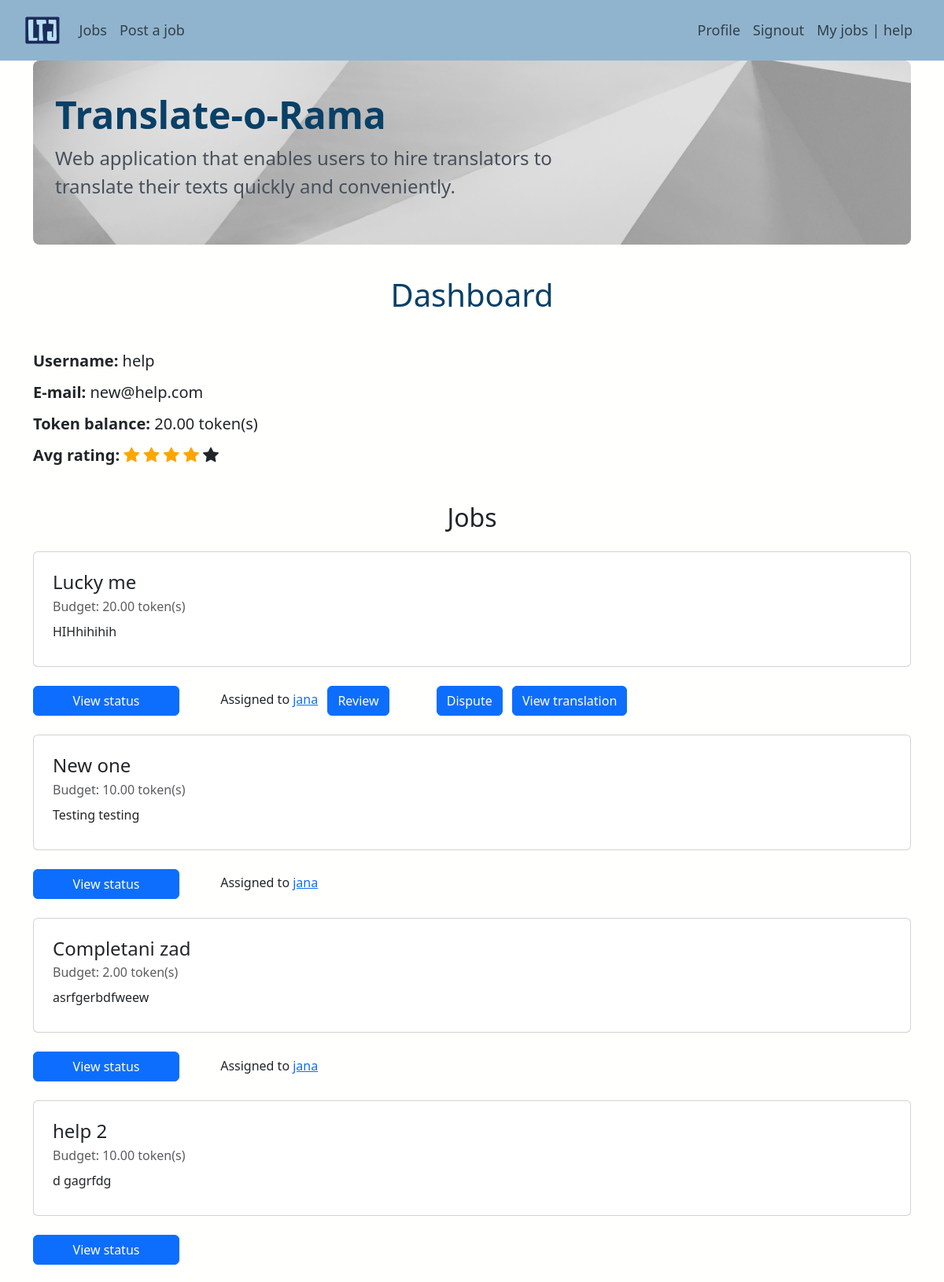
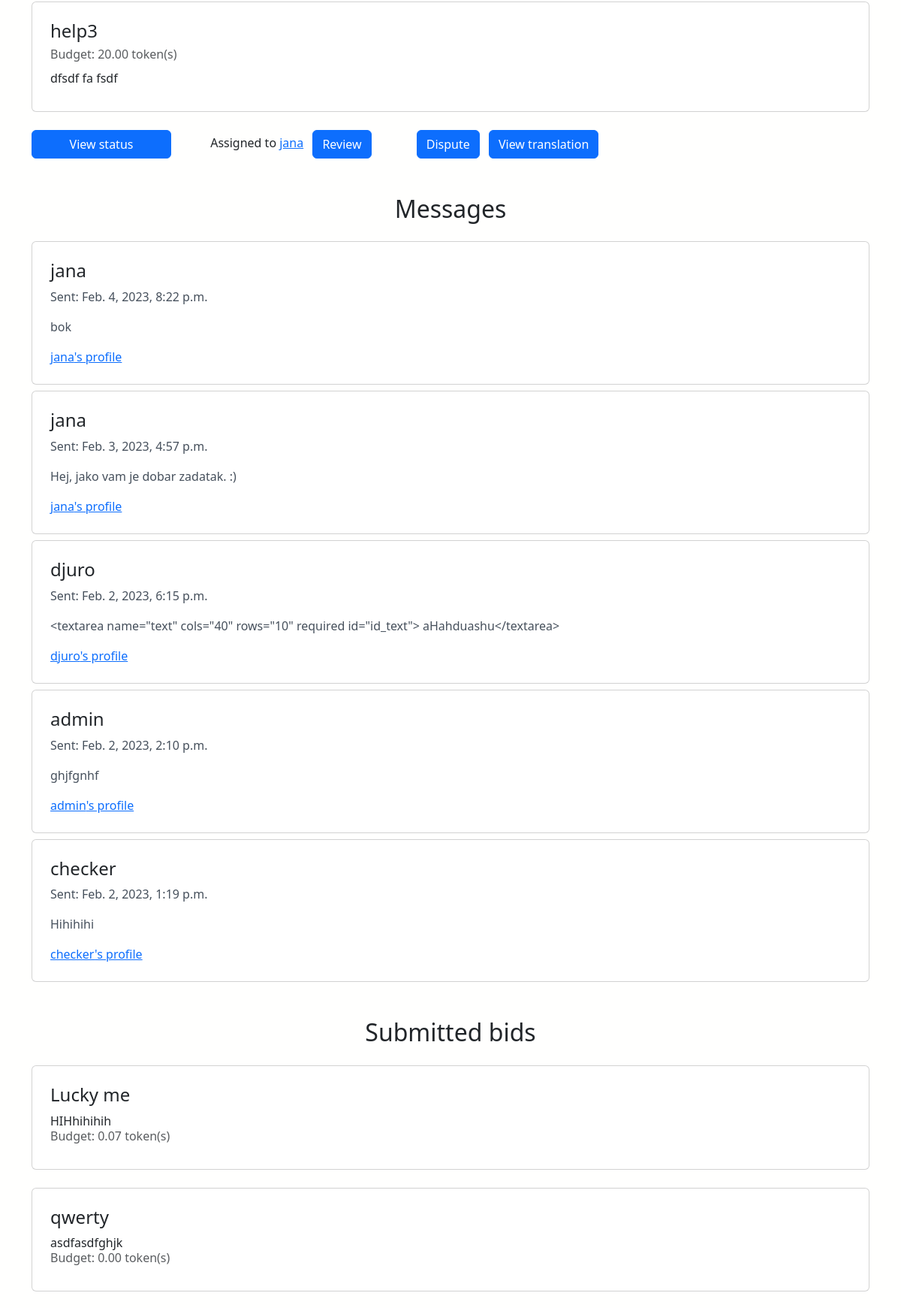
/dashboard (signed in, upper part), run on the app's committed database (2 pictures, top to bottom).
### app/models.py (models this page shows, shortened)
class UserProfile(models.Model):
    user = models.OneToOneField(User, on_delete=models.CASCADE)
    token_balance = models.DecimalField(default=0.0, max_digits=5, decimal_places=2)
    is_translator = models.BooleanField(default=False)
    def average_rating(self) -> float:
        return (
            Rating.objects.filter(translator=self.user).aggregate(Avg("rating"))[
                "rating__avg"
            ]
            or 0
        )

class Job(models.Model):
    user = models.ForeignKey(User, on_delete=models.CASCADE, related_name="user")
    title = models.TextField(blank=False, unique=True)
    description = models.TextField(blank=False)
    source_language = models.TextField(blank=False)
    target_language = models.TextField(blank=False)
    job_field = models.CharField(
        max_length=15,
        choices=JobField.JOB_CHOICES,
        default=JobField.LITERATURE,
    )
    budget = models.DecimalField(max_digits=10, decimal_places=2, default=0.0)
    text = models.TextField(blank=False)
    assigned_to = models.ForeignKey(
        "JobBid",
        on_delete=models.CASCADE,
        blank=True,
        null=True,
        related_name="assigned_to",
    )
    is_assigned = models.BooleanField(default=False)
    is_completed = models.BooleanField(default=False)
    translator = models.ForeignKey(
        User,
        on_delete=models.SET_NULL,
        blank=True,
        null=True,
        related_name="set_as_translator_of_job",
    )
    translation = models.TextField(blank=True, null=True)
    dispute = models.TextField(blank=True, null=True)
    translation = models.TextField(blank=True, null=True)

class JobBid(models.Model):
    bid_user = models.ForeignKey(User, on_delete=models.CASCADE, related_name="bider")
    job = models.ForeignKey(Job, on_delete=models.CASCADE)
    bid = models.DecimalField(max_digits=10, decimal_places=2, default=0.0)

class Dispute(models.Model):
    job = models.ForeignKey(
        Job, on_delete=models.CASCADE, related_name="job_with_dispute"
    )
    status = models.CharField(
        max_length=6, choices=DisputeStatus.DISPUTE_CHOICES, default=DisputeStatus.OPEN
    )

class Message(models.Model):
    from_user = models.ForeignKey(
        User, on_delete=models.CASCADE, related_name="from_user_message_set"
    )
    to_user = models.ForeignKey(
        User, on_delete=models.CASCADE, related_name="to_user_message_set"
    )
    job = models.ForeignKey(Job, on_delete=models.CASCADE)
    text = models.TextField()
    send_date = models.DateTimeField(default=datetime.datetime.now)

### app/views.py (the view)
# urls.py: path("dashboard", views.dashboard, name="dashboard"),
def dashboard(request):
    user = request.user
    jobs = Job.objects.filter(user=user)
    messages = Message.objects.filter(to_user=user).order_by("send_date").reverse()
    bids = []
    temp = JobBid.objects.all()
    for job in jobs:
        for bid in temp:
            if bid.job == job:
                bids.append(bid)
    translators_bid = JobBid.objects.filter(Q(bid_user=user))
    assigned_jobs = Job.objects.filter(
        Q(translator=user), Q(is_assigned=True), Q(is_completed=False)
    )  # jobs that are not from user
    completed_jobs = Job.objects.filter(Q(translator=user), Q(is_completed=True))
    disputes = Dispute.objects.all()
    rating = user.userprofile.average_rating()
    context = {
        "user": user,
        "jobs": jobs,
        "messages": messages,
        "bids": bids,
        "translator_bids": translators_bid,
        "assigned_jobs": assigned_jobs,
        "completed_jobs": completed_jobs,
        "disputes": disputes,
        "rating": rating,
    }
    return render(request, "app/dashboard.html", context)

### app/templates/app/dashboard.html (shortened to what this page needs)
{% extends 'app/base.html' %}
{% block content %}
  <div class="row">
    <div class="col-md-12">
      <h1 class="text-center mt-3 mb-5">Dashboard</h1>
    </div>
  </div>
  <h5 class="mb-3"><b>Username:</b> {{ user.username }}</h5>
  <h5 class="mb-3"><b>E-mail:</b> {{ user.email }}</h5>
  <h5 class="mb-3"><b>Token balance:</b> {{ user.userprofile.token_balance }} token(s)</h5>
  {% if user.userprofile.is_translator %}
        <h5 class="mb-3"><b>Avg rating:</b>
            <span class="bi bi-star-fill {% if rating > 0 %} checked {% endif %}"></span>
            <span class="bi bi-star-fill {% if rating > 1 %} checked {% endif %}"></span>
            <span class="bi bi-star-fill {% if rating > 2 %} checked {% endif %}"></span>
            <span class="bi bi-star-fill {% if rating > 3 %} checked {% endif %}" ></span>
            <span class="bi bi-star-fill {% if rating > 4 %} checked {% endif %}"></span>
        </h5>
    {% endif %}
  <h2 class="text-center mt-5">Jobs</h2>
  <div class="mb-5">
    {% for job in jobs %}
      {% include 'includes/job_card.html' with job=job %}
      <a href="{% url 'app:job_status' job.id %}" class="btn btn-primary col-2">View status</a>
      {% if job.is_assigned %}
        <span class="ms-5">Assigned to <a href="{% url 'app:profile' job.assigned_to.bid_user.id %}">{{ job.assigned_to.bid_user.username }}</a></span>
        {% if job.is_completed %}
          <a href="{% url 'app:job_review' job.id %}" class="btn btn-primary mx-2">Review</a>
          {% for dispute in disputes %}
            {% if dispute.status == "Closed" and dispute.job == job %}
              <span class="ms-5">Dispute closed</span>
            {% else %}
              <a href="{% url 'app:dispute_job' job.id %}" class="btn btn-primary ms-5">Dispute</a>
            {% endif %}
          {% endfor %}
          <a href="{% url 'app:view_translation' job.id %}" class="btn btn-primary mx-2">View translation</a>
        {% endif %}
      {% endif %}
      {% empty %}
      <div class="row">
        No jobs posted.
      </div>
    {% endfor %}
  </div>
  <h2 class="text-center mt-5 mb-4">Messages</h2>
  <div class="mb-4">
    {% for message in messages %}
      <div class="card my-2">
        <div class="card-body m-2">
          <h4>{{ message.from_user.username }}</h4>
          <p>Sent: {{ message.send_date }}</p>
          <p>{{ message.text }}</p>
          <a href="{% url 'app:profile' message.from_user.id %}" class="card-link">{{ message.from_user }}'s profile</a>
        </div>
      </div>
    {% empty %}
      <div class="row">
        No messages.
      </div>
    {% endfor %}
  </div>
  {% if user.userprofile.is_translator %}
    <h2 class="text-center mt-5 mb-4">Submitted bids</h2>
    {% for bid in translator_bids %}
      {% include 'includes/bid_form.html' with job_bid=bid %}
    {% endfor %}
  {% endif %}
{% endblock content %}

### app/templates/app/base.html (shortened to what this page needs)
<!DOCTYPE html>
{% load static %}
<html>
  <head>
    <link href="https://cdn.jsdelivr.net/npm/bootstrap@5.3.0-alpha1/dist/css/bootstrap.min.css" rel="stylesheet">
    <link rel="stylesheet" href="https://cdn.jsdelivr.net/npm/bootstrap-icons@1.10.3/font/bootstrap-icons.css">
    <link rel="stylesheet" href="{% static 'app/css/base.css' %}">
  </head>
  <body>
    <nav class="navbar navbar-expand-lg">
        <div class="container-fluid  p-2 ms-4 me-4">
            <a class="navbar-brand" href="{% url 'home_path' %}"><img class="logo" src="../../static/app/images/p-logo.webp"></a>
            <div class="collapse navbar-collapse" id="navbarText">
              {% if user.is_authenticated %}
                <ul class="navbar-nav me-auto mb-2 mb-lg-0">
                    {% if user.userprofile.is_translator %}
                      <li class="nav-item">
                        <a class="nav-link" aria-current="page" href="{% url 'app:jobs' %}">Jobs</a>
                      </li>
                    {% endif %}
                    <li class="nav-item">
                    <a class="nav-link" href="{% url 'app:post_job' %}">Post a job</a>
                    </li>
                </ul>
                <ul class="navbar-nav ms-auto mb-2 mb-lg-0">
                    <li class="nav-item">
                      <a class="nav-link" href="{% url 'app:profile' user.id %}">Profile</a>
                    </li>
                    <li class="nav-item">
                      <a class="nav-link" href="{% url 'logout' %}"> Signout</a>
                    </li>
                    <li class="nav-item">
                      <a class="nav-link" href="{% url 'app:dashboard' %}"> My jobs | {{user.username}}</a>
                    </li>
              {% endif %}
            </ul>
          </div>
        </div>
    </nav>
    <div class="content container">
      <div class="row">
        <div class="col-md-12">
            <div class="p-3 mb-4 rounded-3  jumbotron-container">
                <div class="container-fluid py-4">
                    <h1 class="display-5 fw-bold">Translate-o-Rama</h1>
                    <p class="col-md-8 fs-4">Web application that enables users to hire translators to translate their texts quickly and conveniently.</p>
                </div>
            </div>
        </div>
      </div>
      <div class="row">
        <div class="col-md-12">
          {% block content %}
          {% endblock %}
        </div>
      </div>
    </div>
  </body>
</html>

### app/templates/includes/job_card.html
<div class="card my-4">
  <div class="card-body m-2">
    <div class="row">
      <h4 class="card-title">{{ job.title }}</h4>
    </div>
    <div class="card-subtitle mb-2 text-muted">Budget: {{ job.budget }} token(s)</div>
    <div class="card-text mb-2">{{ job.description }}</div>
  </div>
</div>

### app/templates/includes/bid_form.html
<div class="card my-4">
    <div class="card-body m-2">
      <h4 class="card-title">{{ job_bid.job.title }}</h4>
      <div class="card-text">{{ job_bid.job.description }}</div>
      <div class="card-subtitle mb-2 text-muted">Budget: {{ job_bid.bid }} token(s)</div>
    </div>
  </div>

### app/static/app/css/base.css (style rules this page uses)
body { background-color: #fffffe; }
h1 { color: #094067; }
p { color: #46505C; }
nav { background-color: #90b4ce; color: #2A3139; }
.nav-link { font-size: 18px !important; }
.jumbotron-container { background-image: url("../images/background2.jpg"); background-size: cover; }
.logo { max-height: 35px; }

### app/templates/app/dashboard.html (style rules this page uses)
.checked { color: orange; }

### data on the page
Job: title "Lucky me", budget "20.00", description "HIHhihihih", assigned_to.bid_user.username "jana", is_completed "Review"
Dispute: status "Dispute"
Job: title "New one", budget "10.00", description "Testing testing", assigned_to.bid_user.username "jana"
Job: title "Completani zad", budget "2.00", description "asrfgerbdfweew", assigned_to.bid_user.username "jana"
Job: title "help 2", budget "10.00", description "d gagrfdg"
Job: title "help3", budget "20.00", description "dfsdf fa fsdf", assigned_to.bid_user.username "jana", is_completed "Review"
Message: from_user.username "jana", send_date "Feb. 4, 2023, 8:22 p.m.", text "bok", from_user "jana"
Message: from_user.username "jana", send_date "Feb. 3, 2023, 4:57 p.m.", text "Hej, jako vam je dobar zadatak. :)", from_user "jana"
Message: from_user.username "djuro", send_date "Feb. 2, 2023, 6:15 p.m.", text "<textarea name=\"text\" cols=\"40\" rows=\"10\" required id=\"id_text\"> aHahduashu</textarea>", from_user "djuro"
Message: from_user.username "admin", send_date "Feb. 2, 2023, 2:10 p.m.", text "ghjfgnhf", from_user "admin"
Message: from_user.username "checker", send_date "Feb. 2, 2023, 1:19 p.m.", text "Hihihihi", from_user "checker"
JobBid: job "Lucky me", job.description "HIHhihihih", bid "0.07"
JobBid: job "qwerty", job.description "asdfasdfghjk", bid "0.00"

### other printed values
{{ user.username }} "help"
{{ user.email }} "new@help.com"
{{ user.userprofile.token_balance }} "20.00"
